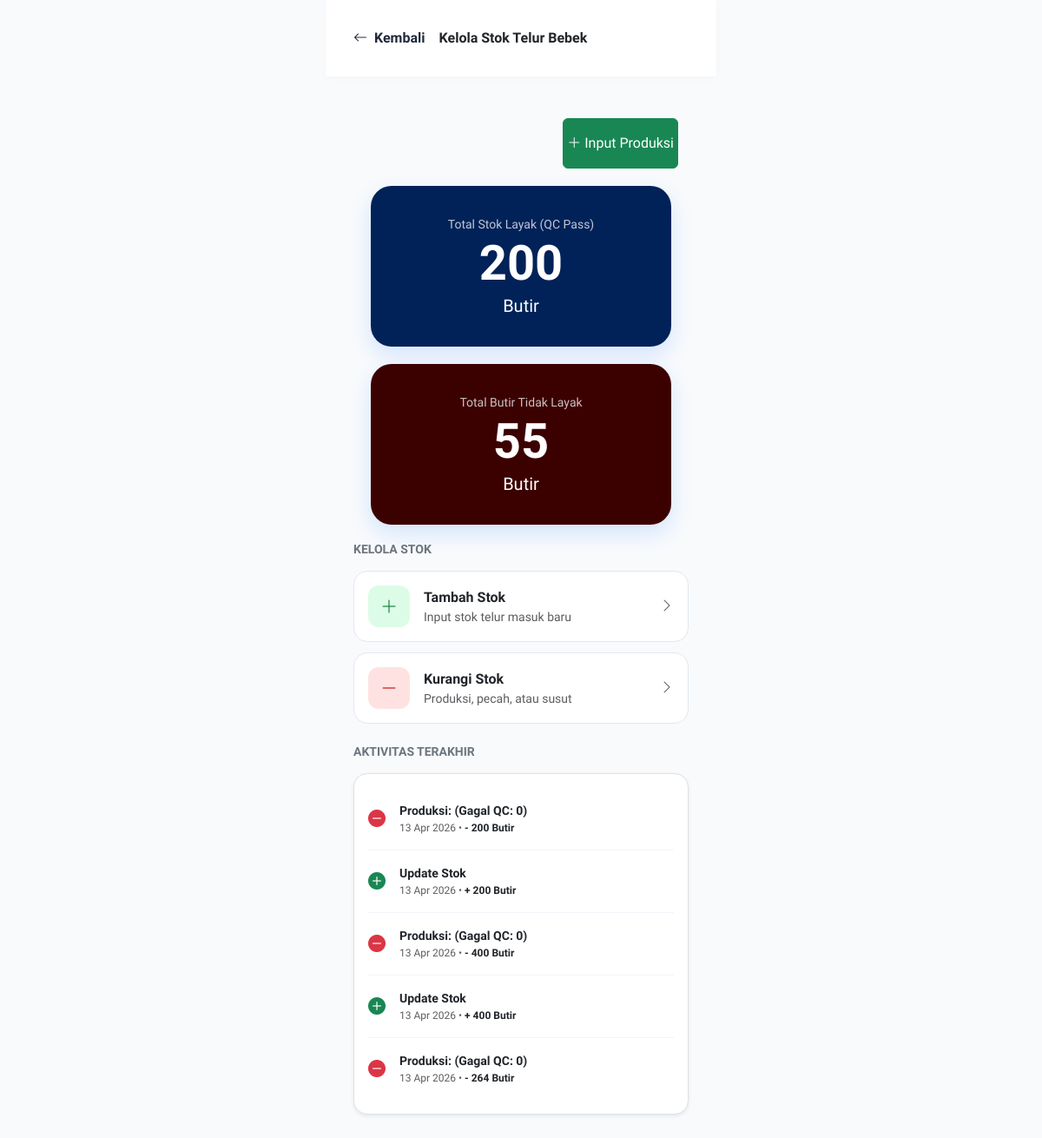
The page /page/telurmentah.php (signed in) on the database its author committed.
### tables this page shows
CREATE TABLE `stokmentah` (
  `id` int(11) NOT NULL,
  `jumlah` int(11) NOT NULL,
  `tidak_lolos` int(11) NOT NULL DEFAULT 0,
  `jenis` enum('masuk','keluar') NOT NULL,
  `keterangan` varchar(255) DEFAULT NULL,
  `waktu` date NOT NULL
);

### page/telurmentah.php (the view, shortened to what this page needs)
<?php
    include __DIR__ . '/../koneksi.php';
?>
<!DOCTYPE html>
<html lang="id">
<head>
    <link href="https://cdn.jsdelivr.net/npm/bootstrap@5.3.0/dist/css/bootstrap.min.css" rel="stylesheet">
    <link rel="stylesheet" href="https://cdn.jsdelivr.net/npm/bootstrap-icons@1.11.1/font/bootstrap-icons.css">
    <link rel="stylesheet" href="../css/stylepage1.css">
</head>
<body>
<?php
    $query_total = "SELECT
        SUM(CASE WHEN jenis = 'masuk' THEN (jumlah - tidak_lolos) ELSE 0 END) -
        SUM(CASE WHEN jenis = 'keluar' THEN jumlah ELSE 0 END) as stok_akhir,
        SUM(tidak_lolos) as total_bad_qc
        FROM stokmentah";
    $result_stok = mysqli_query($connect, $query_total);
    $data_stok = mysqli_fetch_assoc($result_stok);
    $total_stok = $data_stok['stok_akhir'] ?? 0;
    $total_tidak_lolos = $data_stok['total_bad_qc'] ?? 0;
    $query_history = "SELECT * FROM stokmentah ORDER BY id DESC LIMIT 5";
    $result_history = mysqli_query($connect, $query_history);
    ?>
        <nav class="top-nav container-mobile">
        <a href="dashboard_inventaris.php" class="btn-back">
            <i class="bi bi-arrow-left"></i>
            <span>Kembali</span>
        </a>
        <h6 class="m-0 fw-bold ms-3">Kelola Stok Telur Bebek</h6>
    </nav>
    <div class="container-mobile">
        <div class="container my-3">
            <div class="d-flex justify-content-end">
                <a href="produksi.php" class="btn btn-success px-1 py-3">
                    <i class="bi bi-plus-lg"></i> Input Produksi
                </a>
            </div>
        </div>
        <div class="stok-card text-center">
            <span class="opacity-75 small">Total Stok Layak (QC Pass)</span>
            <h1 class="display-4 fw-bold m-0"><?php echo number_format($total_stok, 0, ',', '.'); ?></h1>
            <span class="fs-5">Butir</span>
        </div>
        <div class="stok-card2 text-center">
            <span class="opacity-75 small">Total Butir Tidak Layak</span>
            <h1 class="display-4 fw-bold m-0"><?php echo number_format($total_tidak_lolos, 0, ',', '.'); ?></h1>
            <span class="fs-5">Butir</span>
        </div>
        <h6 class="fw-bold text-secondary mb-3 text-uppercase small">Kelola Stok</h6>
        <div class="action-card" data-bs-toggle="modal" data-bs-target="#modalStok" onclick="setMode('masuk')">
            <div class="d-flex align-items-center">
                <div class="icon-box bg-plus"><i class="bi bi-plus-lg"></i></div>
                <div>
                    <div class="fw-bold">Tambah Stok</div>
                    <div class="small text-muted">Input stok telur masuk baru</div>
                </div>
            </div>
            <i class="bi bi-chevron-right text-muted"></i>
        </div>
        <div class="action-card" data-bs-toggle="modal" data-bs-target="#modalStok" onclick="setMode('keluar')">
            <div class="d-flex align-items-center">
                <div class="icon-box bg-minus"><i class="bi bi-dash-lg"></i></div>
                <div>
                    <div class="fw-bold">Kurangi Stok</div>
                    <div class="small text-muted">Produksi, pecah, atau susut</div>
                </div>
            </div>
            <i class="bi bi-chevron-right text-muted"></i>
        </div>
        <div class="mt-4">
            <h6 class="fw-bold text-secondary text-uppercase small mb-3">Aktivitas Terakhir</h6>
            <div class="bg-white p-3 rounded-4 border shadow-sm">
                <?php if ($result_history && mysqli_num_rows($result_history) > 0): ?>
                    <?php while($row = mysqli_fetch_assoc($result_history)): ?>
                        <div class="history-item">
                            <div class="<?php echo $row['jenis'] == 'masuk' ? 'text-success' : 'text-danger'; ?> me-3">
                                <i class="bi <?php echo $row['jenis'] == 'masuk' ? 'bi-plus-circle-fill' : 'bi-dash-circle-fill'; ?> fs-5"></i>
                            </div>
                            <div class="flex-grow-1">
                                <div class="fw-bold small"><?php echo htmlspecialchars($row['keterangan'] ?: 'Update Stok'); ?></div>
                                <div class="text-muted" style="font-size: 0.75rem;">
                                    <?php echo date('d M Y', strtotime($row['waktu'])); ?> &bull;
                                    <span class="text-dark fw-bold">
                                        <?php echo ($row['jenis'] == 'masuk' ? '+' : '-'); ?>
                                        <?php echo number_format($row['jumlah'], 0, ',', '.'); ?> Butir
                                    </span>
                                </div>
                            </div>
                        </div>
                    <?php endwhile; ?>
                <?php else: ?>
                    <div class="text-center py-3 text-muted small">Belum ada data di database.</div>
                <?php endif; ?>
            </div>
        </div>
    </div>
</body>
</html>

### css/stylepage1.css (style rules this page uses)
.top-nav { padding: 1.25rem; display: flex; align-items: center; background: white; position: sticky; top: 0; z-index: 100; box-shadow: 0 2px 10px rgba(0, 0, 0, 0.02); }
.container-mobile { max-width: 450px; margin: 0 auto; padding: 2rem; width: 100%; }
.btn-back { color: #1e293b; text-decoration: none; display: flex; align-items: center; font-weight: 600; gap: 8px; }
.stok-card { background-color: #012258; color: rgb(255, 255, 255); border-radius: 1.5rem; padding: 2rem 1.5rem; margin: 1.25rem; text-align: center; box-shadow: 0 10px 25px rgba(13, 110, 253, 0.15); }
.stok-card2 { background-color: #3b0101; color: rgb(255, 255, 255); border-radius: 1.5rem; padding: 2rem 1.5rem; margin: 1.25rem; text-align: center; box-shadow: 0 10px 25px rgba(13, 110, 253, 0.15); }
.action-card { background: white; border-radius: 1rem; padding: 1rem; margin-bottom: 0.75rem; display: flex; align-items: center; justify-content: space-between; border: 1px solid #e2e8f0; transition: all 0.2s ease; cursor: pointer; }
.icon-box { width: 48px; height: 48px; border-radius: 12px; display: flex; align-items: center; justify-content: center; font-size: 1.25rem; margin-right: 1rem; }
.bg-plus { background: #dcfce7; color: #15803d; }
.bg-minus { background: #fee2e2; color: #b91c1c; }
.history-item { display: flex; align-items: center; padding: 1rem 0; border-bottom: 1px solid #f1f5f9; }
.history-item:last-child { border-bottom: none; }

### page/telurmentah.php (style rules this page uses)
body { font-family: 'Plus Jakarta Sans', sans-serif; background: #f8fafc; min-height: 100vh; }

### rows shown on the page
stokmentah: keterangan "Produksi: (Gagal QC: 0)", waktu "13 Apr 2026", jumlah "200"
stokmentah: keterangan "Update Stok", waktu "13 Apr 2026", jumlah "200"
stokmentah: keterangan "Produksi: (Gagal QC: 0)", waktu "13 Apr 2026", jumlah "400"
stokmentah: keterangan "Update Stok", waktu "13 Apr 2026", jumlah "400"
stokmentah: keterangan "Produksi: (Gagal QC: 0)", waktu "13 Apr 2026", jumlah "264"

### other values the page prints
$total_stok "200"
$total_tidak_lolos "55"
